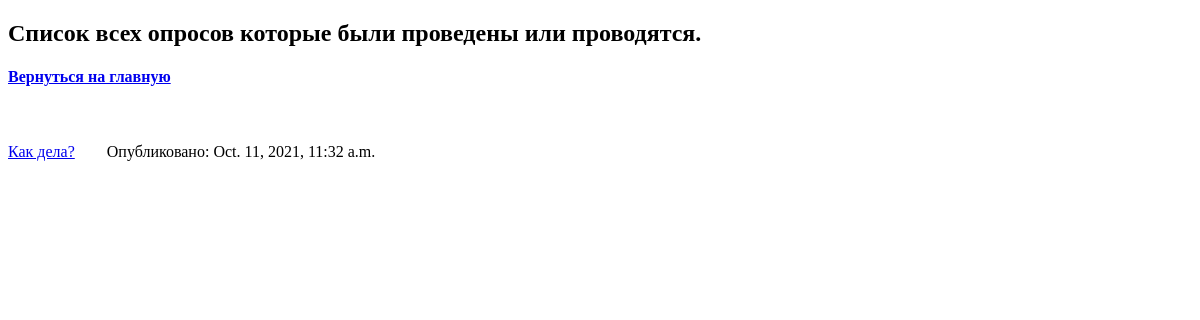
The app's page /polls/historylist/, older data.
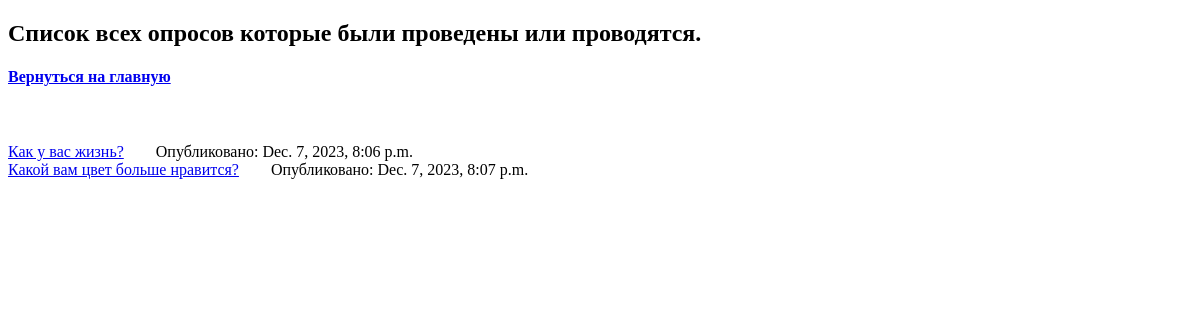
The same page, newer data.
### polls/models.py (models this page shows, shortened)
class Question(models.Model):
    question_text = models.CharField(max_length=200)
    main_text = models.TextField(blank=True, default=" ", null=True)
    img = models.ImageField(upload_to='img_for_questions', null=True, blank=True, default=None)
    pub_date = models.DateTimeField('date published')

### polls/views.py (the view)
# urls.py: path('historylist/', views.HistoryList.as_view(), name='history'),
class HistoryList(generic.ListView):
    model= Question
    template_name = 'polls/historylist.html'
    context_object_name = 'lst'

### polls/templates/polls/historylist.html (shortened to what this page needs)
<!DOCTYPE html>
<html lang="en">
<head>
</head>
<body>
<h2>Список всех опросов которые были проведены или проводятся.</h2>
<a href="{% url 'polls:index' %}"><h4>Вернуться на главную</h4></a><br><br>
    {% for i in lst %}
        <div><a href="{% url 'polls:results' i.pk %}">{{ i.question_text }}</a>&nbsp&nbsp&nbsp&nbsp&nbsp&nbsp&nbsp Опубликовано: {{ i.pub_date }}</div>
    {% endfor %}
</body>
</html>

Row changes from the older to the newer data that the page shows:
removed Question: question_text "Как дела?", pub_date "Oct. 11, 2021, 11:32 a.m."
added Question: question_text "Как у вас жизнь?", pub_date "Dec. 7, 2023, 8:06 p.m."
added Question: question_text "Какой вам цвет больше нравится?", pub_date "Dec. 7, 2023, 8:07 p.m."
